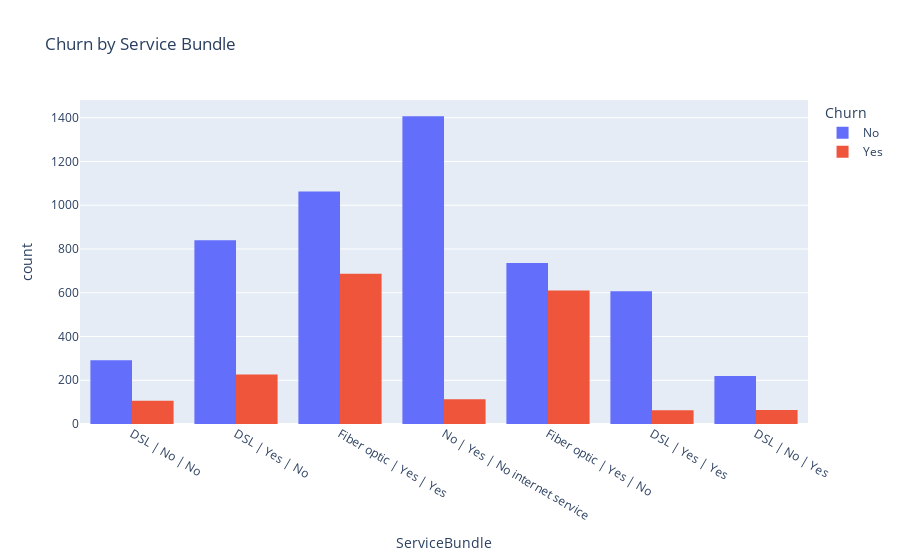

Write notebook code for a chart like this one.
### Markdown cell above
### Which service combinations (e.g., Internet + Phone + Streaming) show the most churn?
#### Detecting patterns from service bundles.

### Code cell
# Create a service bundle label
df_cleaned['ServiceBundle'] = df_cleaned['InternetService'] + " | " + \
                              df_cleaned['PhoneService'] + " | " + \
                              df_cleaned['StreamingTV']

px.histogram(df_cleaned, x='ServiceBundle', color='Churn', barmode='group',
             title='Churn by Service Bundle', height=500).show()

### Figure 1 — Plotly figure (JSON) as saved in the notebook; plotly's stock layout.template omitted (floating-point values rounded to 4 significant figures; data arrays with more than 128 entries replaced by an {"elided": "..."} marker saying what was removed)
{"data": [{"alignmentgroup": "True", "bingroup": "x", "hovertemplate": "Churn=No<br>ServiceBundle=%{x}<br>count=%{y}<extra></extra>", "legendgroup": "No", "marker": {"color": "#636efa", "pattern": {"shape": ""}}, "name": "No", "offsetgroup": "No", "orientation": "v", "showlegend": true, "type": "histogram", "x": {"elided": "5163 str values"}, "xaxis": "x", "yaxis": "y"}, {"alignmentgroup": "True", "bingroup": "x", "hovertemplate": "Churn=Yes<br>ServiceBundle=%{x}<br>count=%{y}<extra></extra>", "legendgroup": "Yes", "marker": {"color": "#EF553B", "pattern": {"shape": ""}}, "name": "Yes", "offsetgroup": "Yes", "orientation": "v", "showlegend": true, "type": "histogram", "x": {"elided": "1869 str values"}, "xaxis": "x", "yaxis": "y"}], "layout": {"autosize": true, "barmode": "group", "legend": {"title": {"text": "Churn"}, "tracegroupgap": 0}, "title": {"text": "Churn by Service Bundle"}, "xaxis": {"anchor": "y", "autorange": true, "domain": [0, 1], "range": [-0.5, 6.5], "title": {"text": "ServiceBundle"}, "type": "category"}, "yaxis": {"anchor": "x", "autorange": true, "domain": [0, 1], "range": [0, 1481.0], "title": {"text": "count"}}}}
